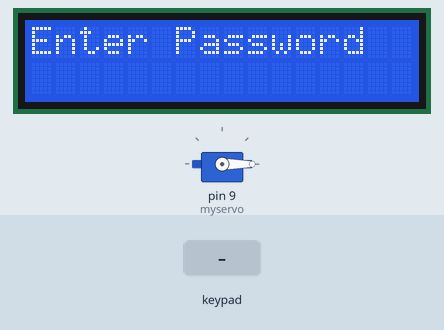
A sketch run on a simulated Arduino Uno, built with avr-gcc and run on an emulated ATmega328P. Shown: servo, 16×2 character LCD. The inputs (shaded band) are chosen by the test bench.

Above: at 3.0 s.
3.1 s: keypad keys 1 2 3 4 pressed 0.4 s apart
At 4.8 s:
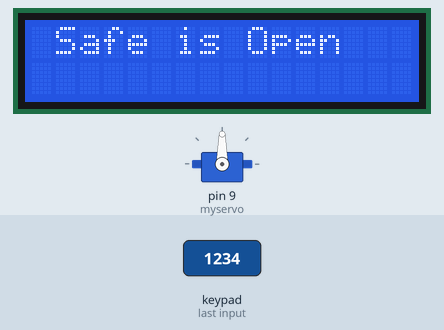
9.2 s: key 'A' pressed
11.4 s: keypad keys 1 2 3 4 # pressed 0.4 s apart
At 14.4 s:
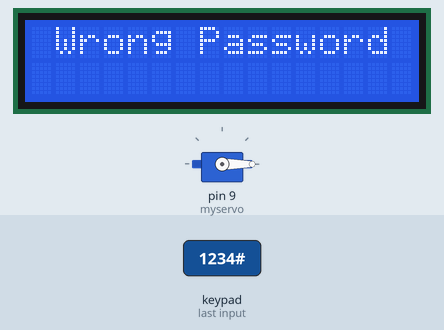
14.9 s: key 'B' pressed
At 15.9 s:
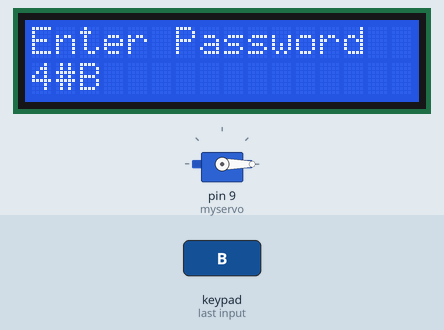
16.5 s: key '1' pressed
At 18.6 s:
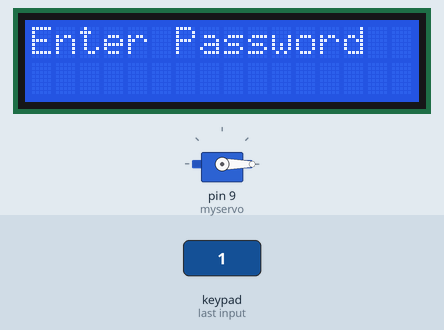
19.0 s: keypad keys 0 1 2 3 * pressed 0.4 s apart
At 22.2 s:
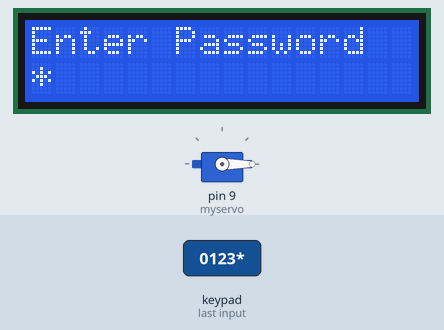
Timing chart, 0 to 23.7 s (numbered marks = the images above; inputs shaded):
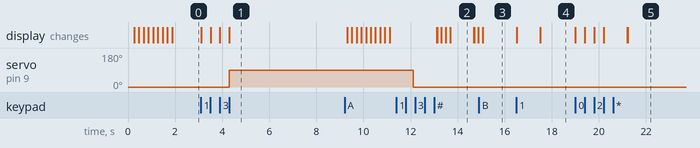

The sketch:

Locked_Safe.ino
```cpp
#include <Keypad.h>
#include <LiquidCrystal.h>
#include <Servo.h>
#define Password_Length 5

Servo myservo;
LiquidCrystal lcd(A0, A1, A2, A3, A4, A5);

int pos = 0;

char Data[Password_Length];
char Master[Password_Length] = "1234";
byte data_count = 0, master_count = 0;

bool Pass_is_good;
bool safe = false;
char customKey;


const byte ROWS = 4;
const byte COLS = 4;
char keys[ROWS][COLS] = {
  {'1', '2', '3', 'A'},
  {'4', '5', '6', 'B'},
  {'7', '8', '9', 'C'},
  {'*', '0', '#', 'D'}
};


byte rowPins[ROWS] = {0, 1, 2, 3};
byte colPins[COLS] = {4, 5, 6, 7};

Keypad customKeypad( makeKeymap(keys), rowPins, colPins, ROWS, COLS);

void setup()
{
  myservo.attach(9, 2000, 2400);
  ServoClose();
  lcd.begin(16, 2);
  lcd.print("Locked Safe");
  loading("Loading");
  lcd.clear();
}

void loop()
{
  if (safe == true)
  {
    customKey = customKeypad.getKey();
    if (customKey == '#')
    {
      lcd.clear();
      ServoClose();
      lcd.print("Safe is closed");
      delay(3000);
      safe = false;
    }
  }
  else
    Open();

}

void loading (char msg[]) {
  lcd.setCursor(0, 1);
  lcd.print(msg);

  for (int i = 0; i < 9; i++) {
    delay(200);
    lcd.print(".");
  }
}

void clearData()
{
  while (data_count != 0)
  {
    Data[data_count--] = 0;
  }
  return;
}

void ServoClose()
{
  for (pos = 90; pos >= 0; pos -= 10) {
    myservo.write(pos);
  }
}

void ServoOpen()
{
  for (pos = 0; pos <= 90; pos += 10) {
    myservo.write(pos);
  }
}

void Open()
{
  lcd.setCursor(0, 0);
  lcd.print("Enter Password");

  customKey = customKeypad.getKey();
  if (customKey)
  {
    Data[data_count] = customKey;
    lcd.setCursor(data_count, 1);
    lcd.print(Data[data_count]);
    data_count++;
  }

  if (data_count == Password_Length - 1)
  {
    if (!strcmp(Data, Master))
    {
      lcd.clear();
      ServoOpen();
      lcd.print(" Safe is Open ");
      safe = true;
      delay(5000);
      loading("Waiting");
      lcd.clear();
      lcd.print(" Time is up! ");
      delay(1000);
      ServoClose();
      safe = false;
    }
    else
    {
      lcd.clear();
      lcd.print(" Wrong Password ");
      safe = false;
    }
    delay(1000);
    lcd.clear();
    clearData();
  }
}
```

Measured:
- after the input at 3.1 s, servo on pin 9 (myservo): 0° → 90° after 1.2 s; the display: first changes at once (image 1 shows a later state)
- after the input at 14.9 s, the display: changes after 0.16 s (image 3)
- after the input at 16.5 s, the display: first changes at once (image 4 shows a later state)
- after the input at 19.0 s, the display: first changes at once (image 5 shows a later state)
- what the display in image 2 shows lasts 1.0 s, from 13.7 s to 14.7 s
